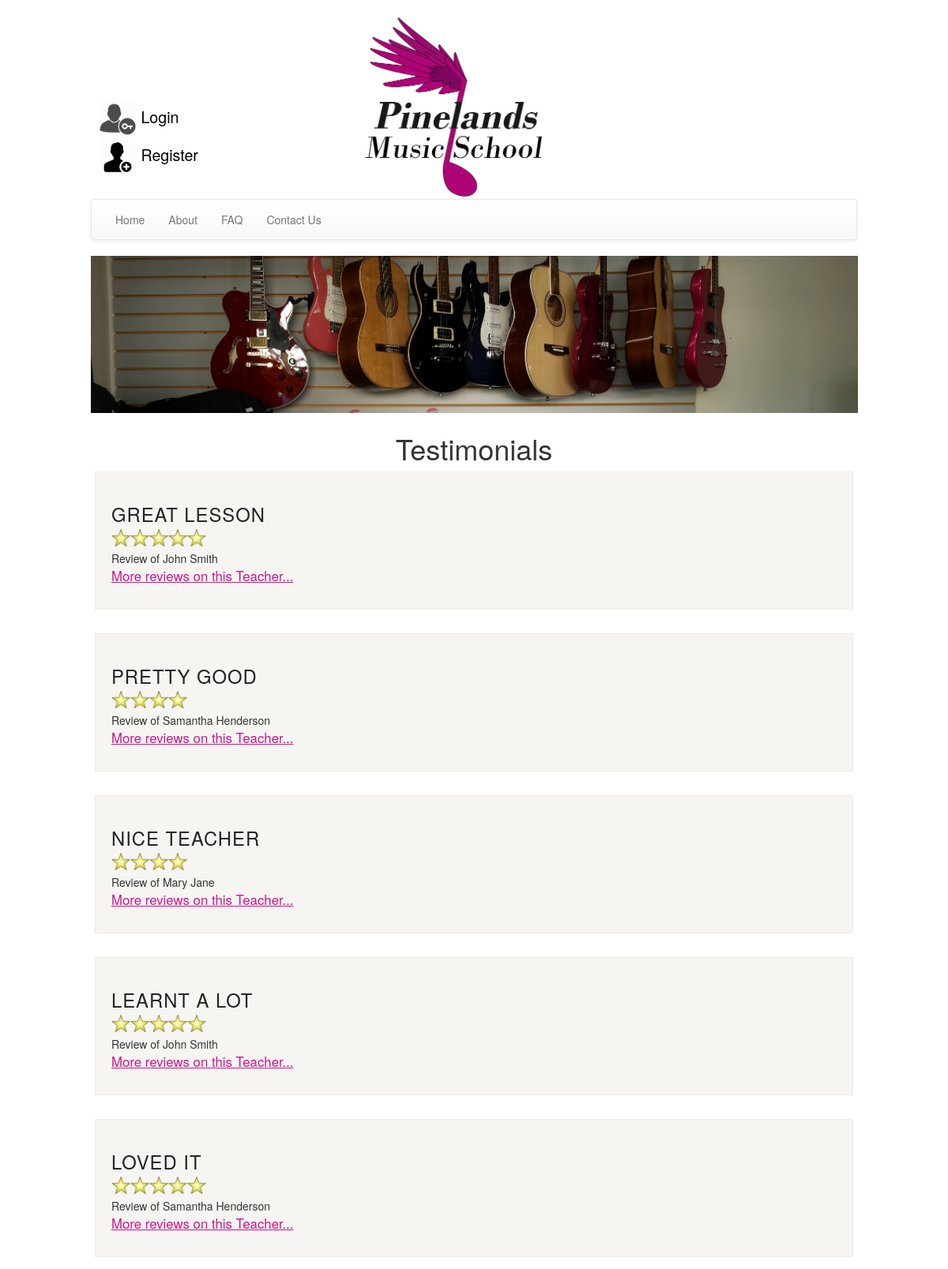
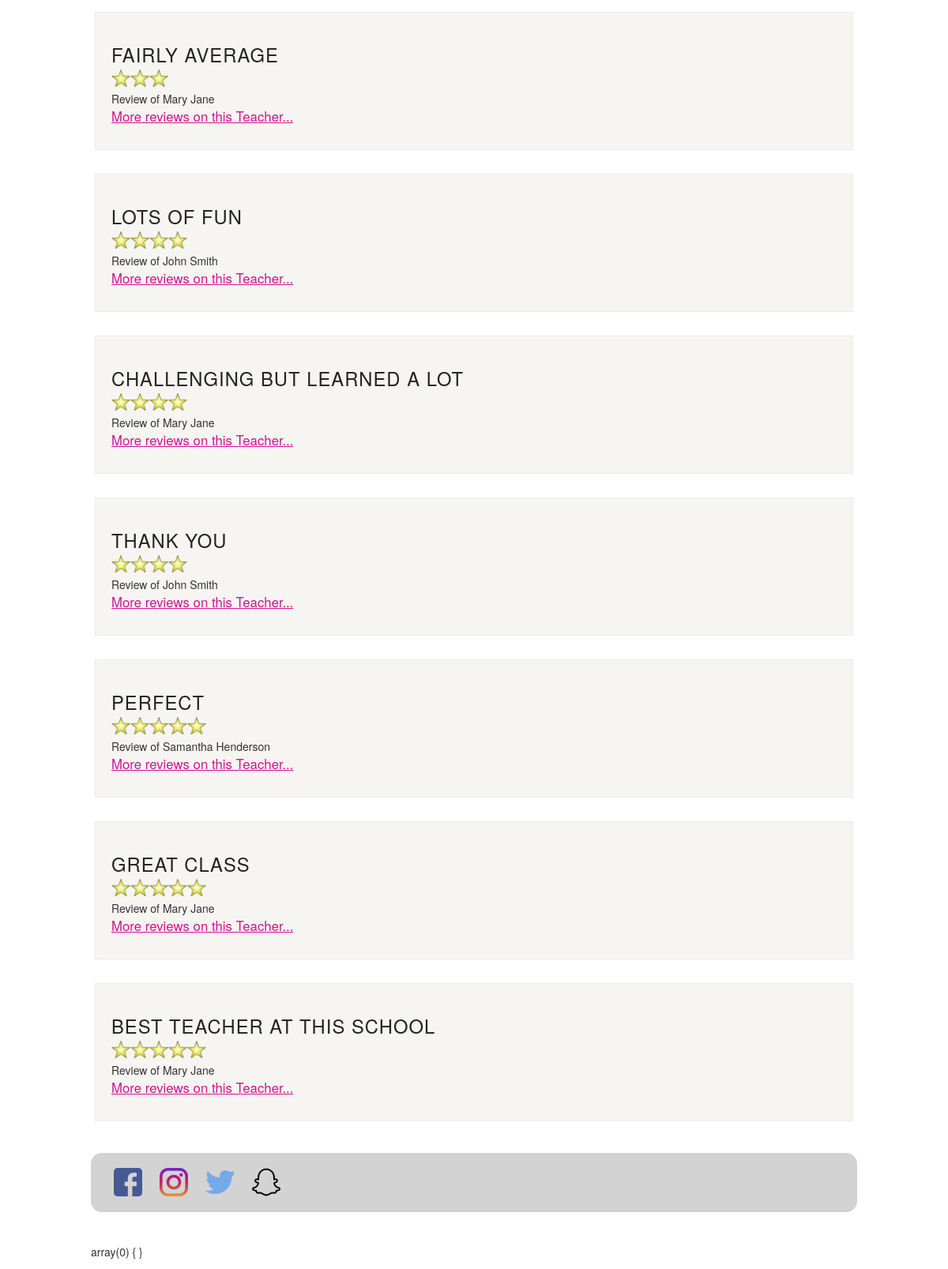
Page /pages/testimonials/testimonials.php on the earlier database version (2 pictures, top to bottom).
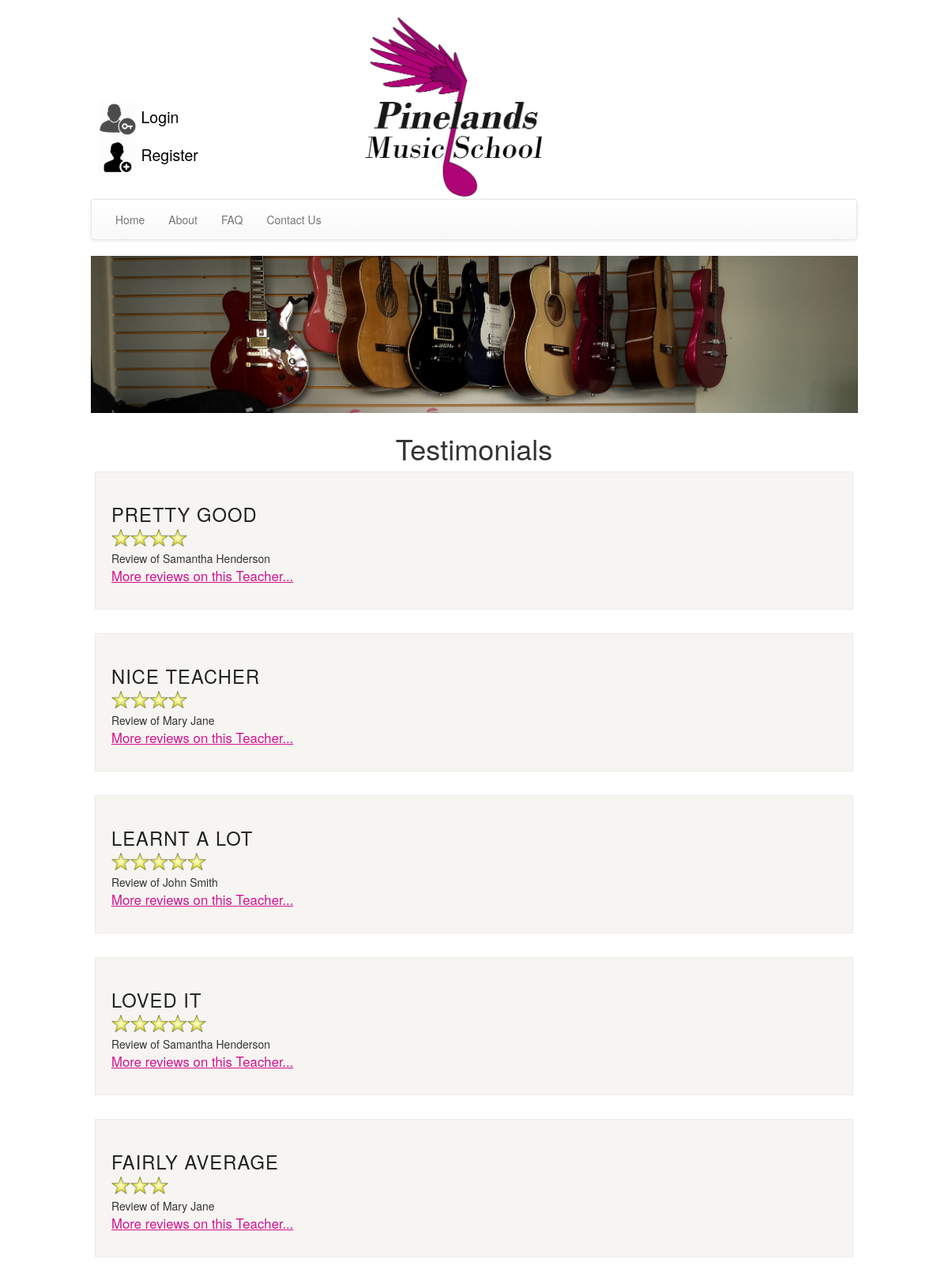
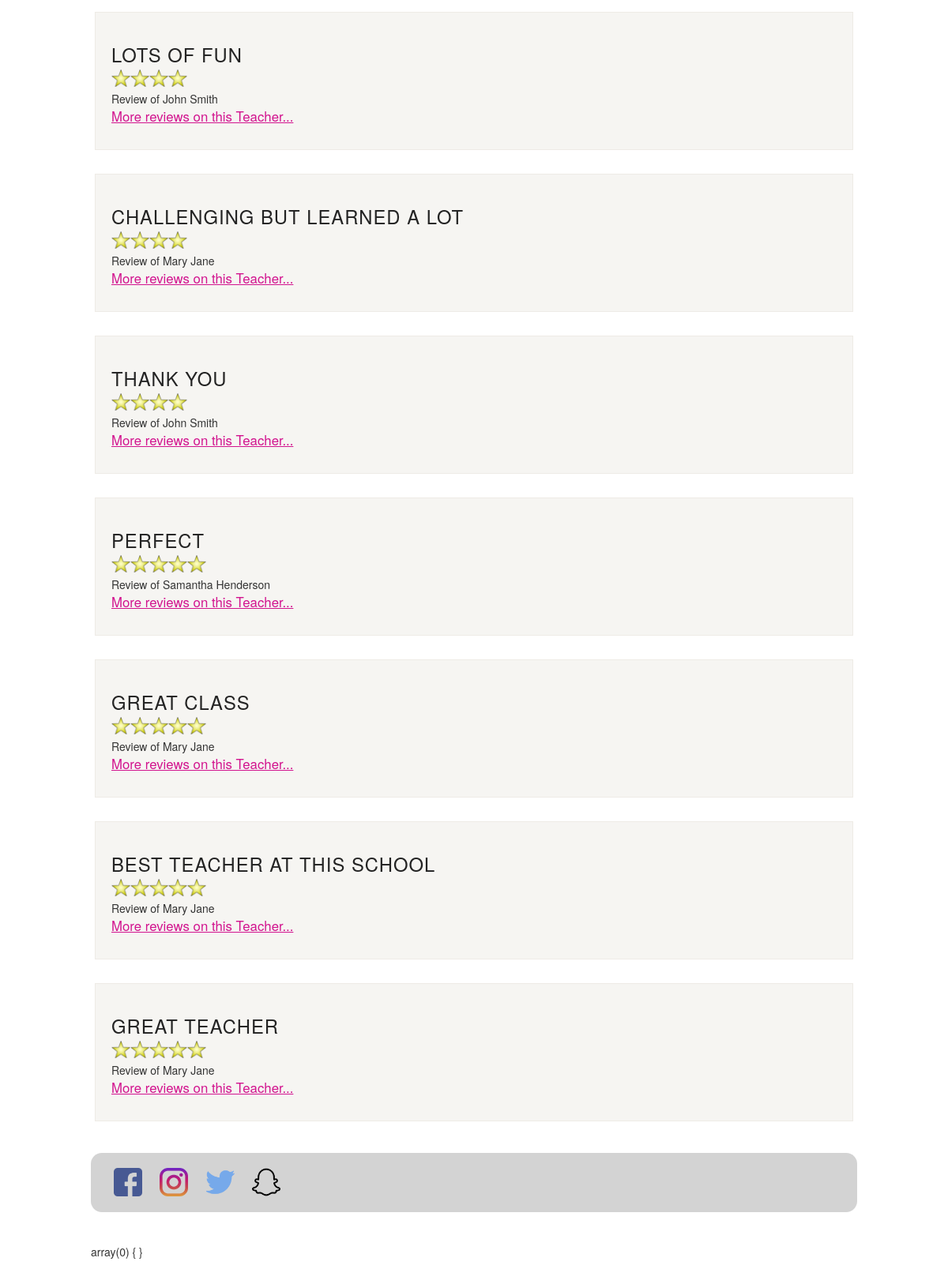
Same page on the later database version (2 pictures, top to bottom).
### tables this page shows
CREATE TABLE `teacherreviews` (
  `reviewID` int(11) NOT NULL,
  `teacherID` int(11) NOT NULL,
  `studentID` int(11) NOT NULL,
  `contractID` int(11) NOT NULL,
  `reviewComment` varchar(300) NOT NULL,
  `reviewRating` int(1) NOT NULL,
  `reviewDate` date NOT NULL,
  `reviewStatus` enum('Public','Private','Pending','Invalid') NOT NULL
);

CREATE TABLE `users` (
  `UserID` int(11) NOT NULL,
  `firstName` varchar(40) NOT NULL,
  `lastName` varchar(40) NOT NULL,
  `DOB` date NOT NULL,
  `gender` enum('Male','Female') NOT NULL,
  `facebookId` varchar(80) DEFAULT NULL,
  `email` varchar(80) NOT NULL,
  `password` varchar(64) NOT NULL,
  `salt` varchar(32) NOT NULL,
  `accountType` enum('Guest','Student','Teacher','StudentAndTeacher','Admin','Owner') NOT NULL DEFAULT 'Guest',
  `comCode` varchar(64) DEFAULT NULL,
  `parentName` varchar(100) DEFAULT NULL,
  `parentEmail` varchar(100) DEFAULT NULL
);

### pages/testimonials/testimonials.php (the view, shortened to what this page needs)
<?php
    include "../../inc/connect.php";
    include "../../inc/header.php";
    include "../../inc/nav.php";
?>
 <div class="content ">
    <h1 class="centered">Testimonials</h1>
<?php
  $sql = "SELECT teacherreviews.*,users.firstName, users.lastName FROM users INNER JOIN teacherreviews ON users.userID = teacherreviews.teacherID";
  $result = mysqli_query($con, $sql);
while ($row = mysqli_fetch_array($result)) {
  if ($row["reviewStatus"] == 'Public') {
    echo '<div class="faq_post">
					<div class="faq_copy">
						<div class="padding">
						<h2 class="faq_title">';
            echo $row["reviewComment"];
            echo "<br>";
            echo '<div id="rating">
               <div id="star_rating" class="starRatingOverflow">
                   <img src="../../images/about/five_stars.png" class="starImage"/>
               </div>
           </div>';
            echo '</h2>
						<p>Review of ';
            echo $row["firstName"];
            echo $row["lastName"];
            echo '<br />
							<a class="faq_readmore" href="eachTeacherReview.php?userID='.$row['teacherID'].'">More reviews on this Teacher...</a>
						</p>
						</div>
					</div>
				</div>';
        }
      }
 ?>
</div>
<?php
    include "../../inc/footer.php";
?>

Differences in the rows shown:
no longer on this page (row edited): teacherreviews: reviewComment "GREAT LESSON", teacherID.firstName "John", teacherID.lastName "Smith"
now on this page (row edited): teacherreviews: reviewComment "GREAT TEACHER", teacherID.firstName "Mary", teacherID.lastName "Jane"
